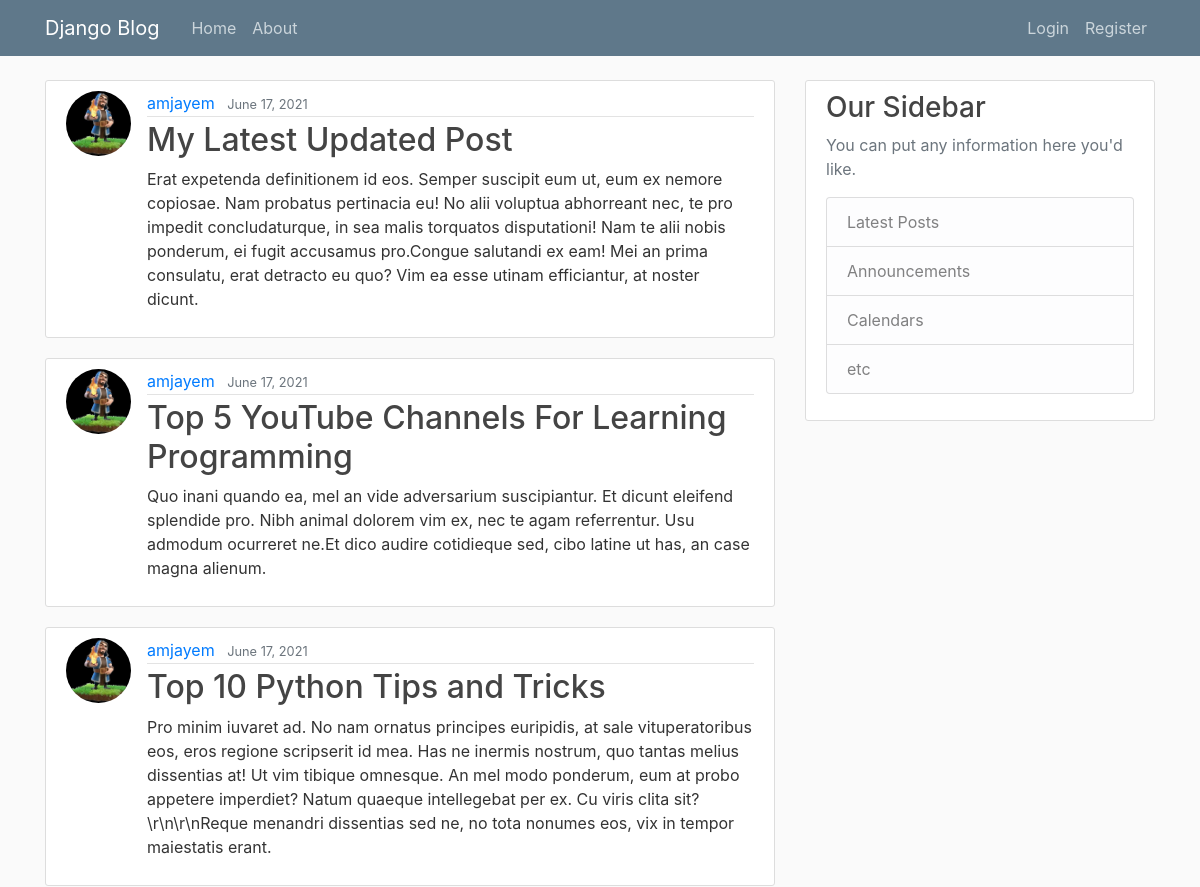
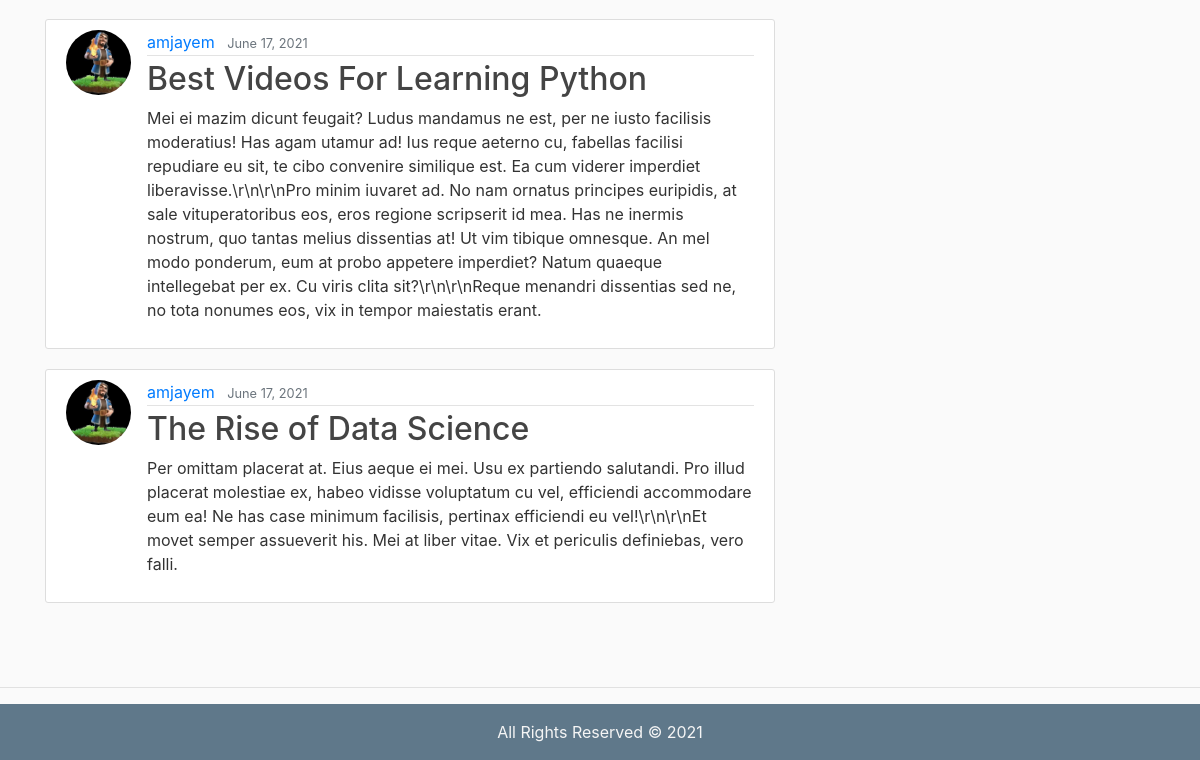
Before: / with the older database file (2 pictures, top to bottom).
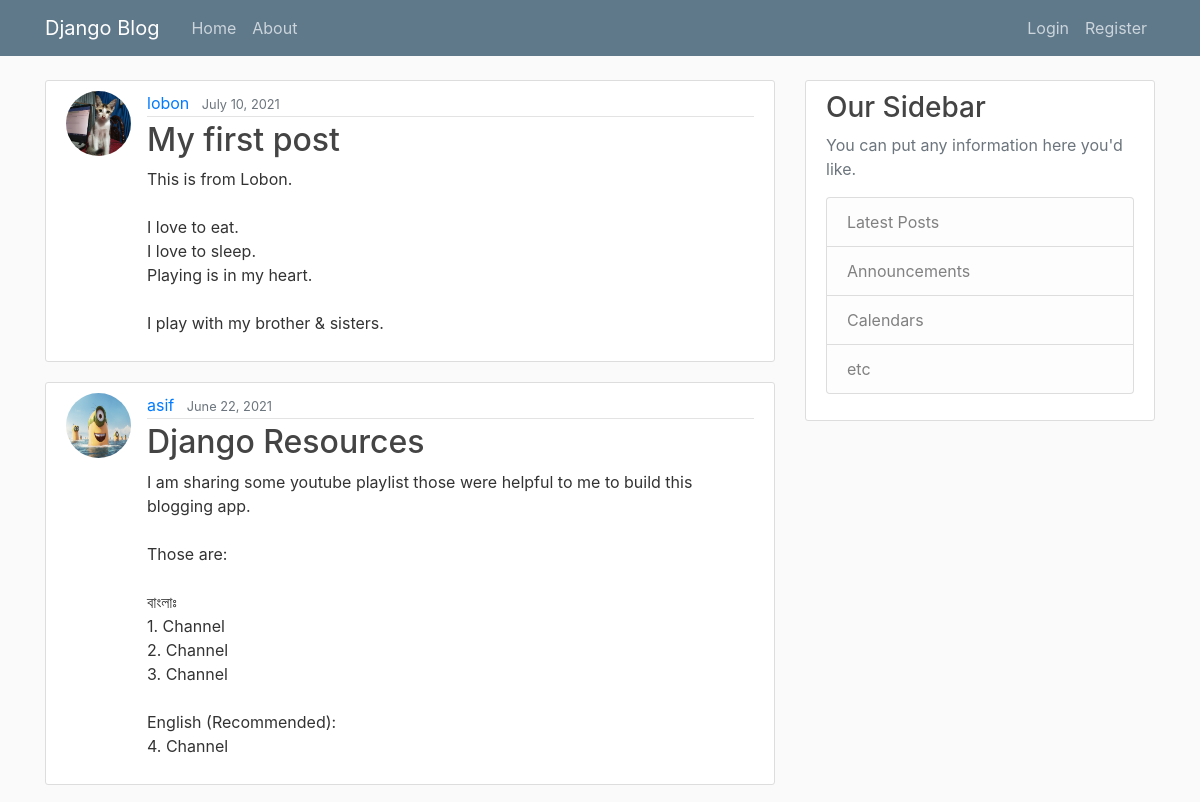
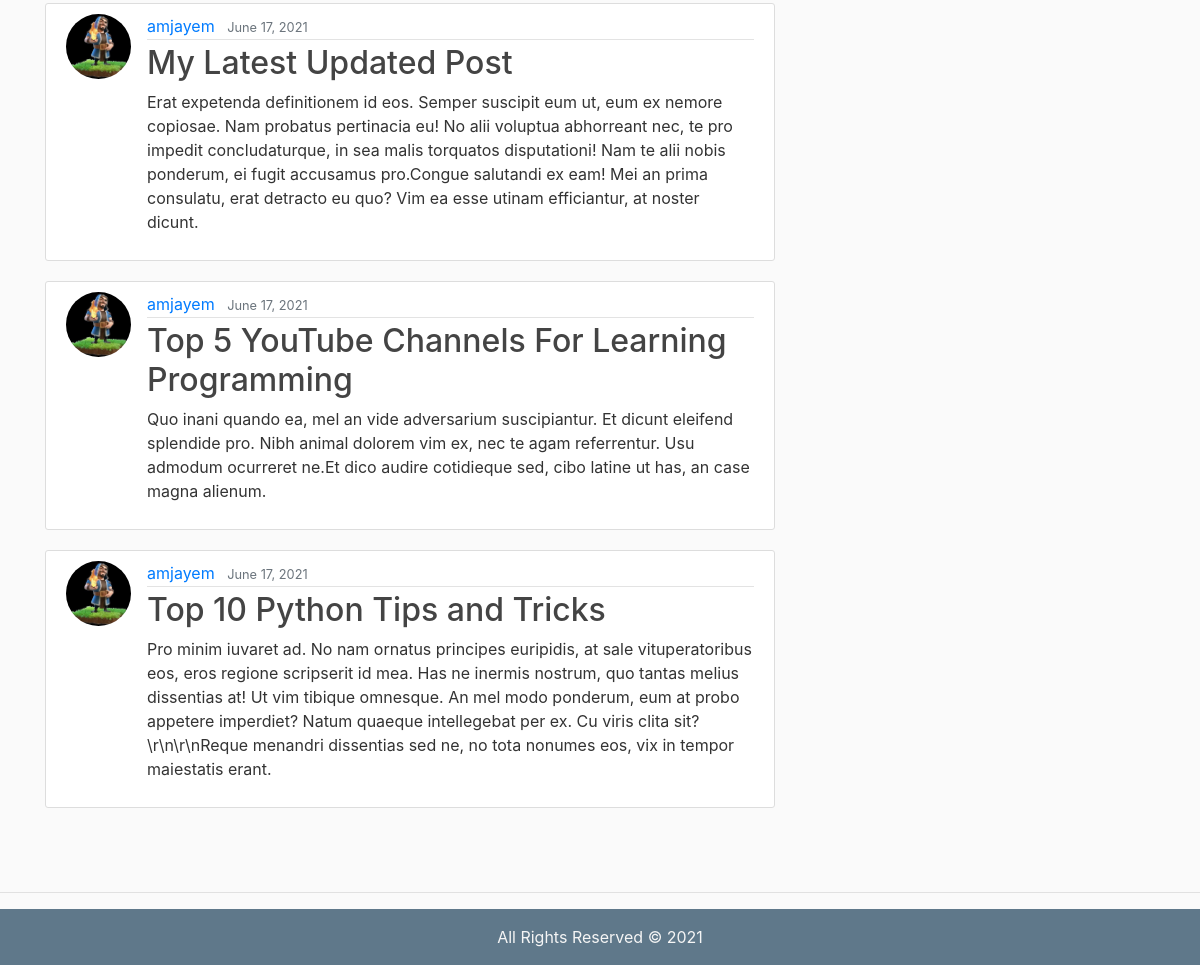
After: the same page with the newer database file (2 pictures, top to bottom).
### blog/models.py (models this page shows, shortened)
class Post(models.Model):
    title = models.CharField(max_length=200)
    content = models.TextField()
    date_posted = models.DateTimeField(auto_now_add=True)
    author = models.ForeignKey(User, on_delete=models.CASCADE)

### users/models.py (models this page shows, shortened)
class Profile(models.Model):
    user = models.OneToOneField(User, on_delete=models.CASCADE)
    image = models.ImageField(default='default.jpg', upload_to = 'profile_pics')

### blog/views.py (the view)
# urls.py: path('',PostListView.as_view(),name='blog_home'),
class PostListView(ListView):
    model = Post
    template_name = 'blog/index.html' # <app>/<model>_<Listview>.html
    context_object_name = 'posts'
    ordering = ['-date_posted']
    paginate_by = 5

### blog/templates/blog/index.html
{% extends 'blog/base.html' %}
{% block content %}
    {% for p in posts %}
        <article class="media content-section">
            <img src="{{ p.author.profile.image.url }} " class='rounded-circle article-img'>
            <div class="media-body">
                <div class="article-metadata">
                    <a class="mr-2" href="#">{{ p.author }} </a>
                    <small class="text-muted" > {{ p.date_posted|date:"F d, Y" }} </small>
                </div>
                <h2><a class="article-title" href="{% url 'post_detail' p.id %} ">{{ p.title }} </a></h2>
                <p class="article-content" >{{ p.content }} </p>
            </div>
        </article>
    {% endfor %}
{% endblock content %}

### blog/templates/blog/base.html (shortened to what this page needs)
{% load static %}
<!DOCTYPE html>
<html lang="en">
<head>
     <link rel="stylesheet" href="https://maxcdn.bootstrapcdn.com/bootstrap/4.0.0/css/bootstrap.min.css">
     <link rel="stylesheet" type="text/css" href="{% static 'blog/main.css' %} ">
</head>
<body>
    <header class="site-header">
        <nav class="navbar navbar-expand-md navbar-dark bg-steel fixed-top">
          <div class="container">
            <a class="navbar-brand mr-4" href="{% url 'blog_home' %}">Django Blog</a>
            <div class="collapse navbar-collapse" id="navbarToggle">
              <div class="navbar-nav mr-auto">
                <a class="nav-item nav-link" href="{% url 'blog_home' %}">Home</a>
                <a class="nav-item nav-link" href="{% url 'blog_about' %}">About</a>
              </div>
              <div class="navbar-nav">
                {% if user.is_authenticated %}
                  <a class="nav-item nav-link" href="{% url 'post_create' %} ">Create new Post</a>
                  <a class="nav-item nav-link" href="{% url 'profile' %} ">Profile</a>
                  <a class="nav-item nav-link" href="{% url 'logout' %} ">Logout</a>
                {% else %}
                  <a class="nav-item nav-link" href="{% url 'login' %} ">Login</a>
                  <a class="nav-item nav-link" href="{% url 'register' %} ">Register</a>
                {% endif %}
              </div>
            </div>
          </div>
        </nav>
      </header>
      <main role="main" class="container">
        <div class="row">
          <div class="col-md-8">
            {% block content %}{% endblock content %}
          </div>
          <div class="col-md-4">
            <div class="content-section">
              <h3>Our Sidebar</h3>
              <p class='text-muted'>You can put any information here you'd like.
                <ul class="list-group">
                  <li class="list-group-item list-group-item-light">Latest Posts</li>
                  <li class="list-group-item list-group-item-light">Announcements</li>
                  <li class="list-group-item list-group-item-light">Calendars</li>
                  <li class="list-group-item list-group-item-light">etc</li>
                </ul>
              </p>
            </div>
          </div>
        </div>
      </main>
        <br>
      <br> <hr>
      <footer class="footer mt-auto py-3 bg-steel"style="position: bottom-fixed; color: whitesmoke; width: 100%; text-align: center;">
        <div class="container">
          <span class="">  All Rights Reserved &copy;  {% now 'Y' %}</span>
        </div>
      </footer>
</body>
</html>

### blog/static/blog/main.css (style rules this page uses)
body { background: #fafafa; color: #333333; margin-top: 5rem; }
h1, h2, h3, h4, h5, h6 { color: #444444; }
ul { margin: 0; }
.bg-steel { background-color: #5f788a; }
.site-header .navbar-nav .nav-link { color: #cbd5db; }
.content-section { background: #ffffff; padding: 10px 20px; border: 1px solid #dddddd; border-radius: 3px; margin-bottom: 20px; }
.article-title { color: #444444; }
.article-content { white-space: pre-line; }
.article-img { height: 65px; width: 65px; margin-right: 16px; }
.article-metadata { padding-bottom: 1px; margin-bottom: 4px; border-bottom: 1px solid #e3e3e3 }

Changed rows visible on the page:
no longer on this page (row unchanged): Post: author.profile.image (placeholder picture), author "amjayem", date_posted "June 17, 2021", title "Best Videos For Learning Python", content "Mei ei mazim dicunt feugait? Ludus mandamus ne est, per ne iusto facilisis moderatius! Has agam utamur ad! Ius reque aeterno cu, fabellas facilisi repudiare eu sit, te cibo convenire similique est. Ea cum viderer imperdiet liberavisse.\\r\\n\\r\\nPro minim iuvaret ad. No nam ornatus principes euripidis, at sale vituperatoribus eos, eros regione scripserit id mea. Has ne inermis nostrum, quo tantas melius dissentias at! Ut vim tibique omnesque. An mel modo ponderum, eum at probo appetere imperdiet? Natum quaeque intellegebat per ex. Cu viris clita sit?\\r\\n\\r\\nReque menandri dissentias sed ne, no tota nonumes eos, vix in tempor maiestatis erant."
no longer on this page (row unchanged): Post: author.profile.image (placeholder picture), author "amjayem", date_posted "June 17, 2021", title "The Rise of Data Science", content "Per omittam placerat at. Eius aeque ei mei. Usu ex partiendo salutandi. Pro illud placerat molestiae ex, habeo vidisse voluptatum cu vel, efficiendi accommodare eum ea! Ne has case minimum facilisis, pertinax efficiendi eu vel!\\r\\n\\r\\nEt movet semper assueverit his. Mei at liber vitae. Vix et periculis definiebas, vero falli."
added Post: author.profile.image (picture), author "lobon", date_posted "July 10, 2021", title "My first post", content "This is from Lobon. I love to eat. I love to sleep. Playing is in my heart. I play with my brother & sisters."
added Post: author.profile.image (picture), author "asif", date_posted "June 22, 2021", title "Django Resources", content "I am sharing some youtube playlist those were helpful to me to build this blogging app. Those are: বাংলাঃ 1. Channel 2. Channel 3. Channel English (Recommended): 4. Channel"
